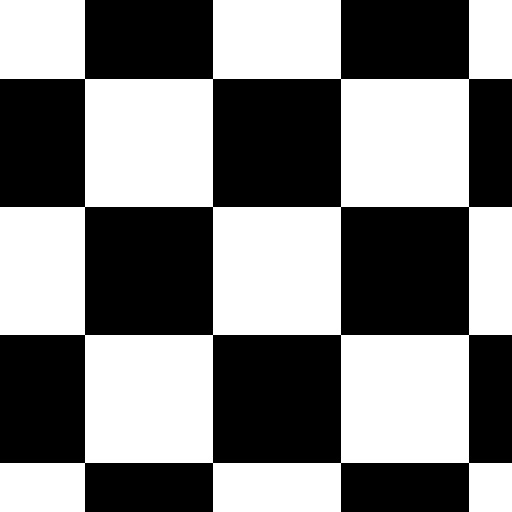
//> input picture test.jpg, 512 x 512 px
$ ./main test.jpg   (built with g++ and OpenCV 4)
//> lines starting //> are read from the running program, lines starting //| are printed output that depends on the picture; after the words box and inside, x2 and y2 are one past the last pixel; in counts of white or black regions, pixels touching at a corner belong together
/*
This code implements simple opencv pipeline that demonstrates
how to read, process and display image using OpenCV library
*/
#include "opencv2/highgui.hpp"
#include "opencv2/imgproc.hpp"

using namespace cv;

/// Global Variables
const int alpha_slider_max = 150;
const int p2_slider_max = 150;
int alpha_slider;
int p2_slider;
double alpha;
double beta;
double p2;
double p3;

int ps_array[2];

/// Matrices to store images
Mat src;
//Mat src2;
//Mat dst;
UMat imgInp;    // to store input image
UMat imgGray;   // to store intermediate grayscale image
UMat imgOut;    // to store final processing result
UMat imgOut2;

/**
* @function on_trackbar
* @brief Callback for trackbar
*/
void on_trackbar(int, void*)
{
	alpha = (double)alpha_slider / alpha_slider_max;
	beta = (1.0 - alpha);

	//addWeighted(src1, alpha, src2, beta, 0.0, dst);
	addWeighted(imgGray, alpha, imgInp, beta, 0.0, imgOut2);

	imshow("Linear Blend", imgOut2);
}

void on_trackbar_Canny(int, void*)
{
	alpha = (double)alpha_slider ;
	beta = (double)p2_slider;

	// run canny processing on grayscale image
	Canny(imgGray, imgOut2, alpha, beta);

	// show the result on the screen using opencv function
	// this call creates window named "Canny" and draw imgOut inside the window
	imshow("Linear Bleand", imgOut2);

}

int main(int argc, const char** argv)
{

        // get next frame from input stream
        //cap >> imgInp;
	    src = imread(argv[1], CV_LOAD_IMAGE_ANYDEPTH);
//> src is the input picture: 512 rows x 512 cols, CV_8UC1; min 0, max 255, mean 127.5
		src.convertTo(imgInp, CV_8UC1, 0.00390625);
//> imgInp: 512 rows x 512 cols, CV_8UC1; values 0 (black) and 1 (white), 50% white; 1 white region, box (x1, y1, x2, y2) and area: (0, 0, 512, 512) 131072
		//src.copyTo(imgInp);

		std::istringstream iss(argv[1]);
		std::vector<std::string> tokens;
		std::string token;
		while (std::getline(iss, token, '.')) {
//> token = "test"
			if (!token.empty())
				tokens.push_back(token);
//> tokens = 1 item
		}
//> after the loop, token = "jpg"; tokens = 2 items


        // check read result
        // in case of reading from file the loop will be break after last frame is read and processed
        // in case of camera this condition is always false until something wrong with camera

        // show the input image on the screen using opencv function
        // this call creates window named "Input" and draws imgInp inside the window
        imshow("Input", imgInp);

        // convert input image into intermediate grayscale image
		if (imgInp.channels() > 1)
		{
			  printf("Preceding with blanks: %10d \n", imgInp.channels());
              cvtColor(imgInp, imgGray, COLOR_BGR2GRAY);
			  Mat spl;
			  split(imgInp, spl);
			  //imshow("spl1", spl[0]);//b
			  //imshow("spl2", spl[1]);//g
			 // imshow("spl3", spl[2]);//r

		}
		else
		{
			printf("Preceding with blanks: %10d \n", imgInp.channels());
//| Preceding with blanks:          1
		 imgGray = imgInp;
		}


		/// Initialize values
		alpha_slider = 0;
		p2_slider = 0;
		// run canny processing on grayscale image
        //Canny(imgGray, imgOut, 50, 150);

        // show the result on the screen using opencv function
        // this call creates window named "Canny" and draw imgOut inside the window
        //imshow("Canny", imgOut);
		/// Create Windows
		namedWindow("Linear Blend",WINDOW_NORMAL);

		/// Create Trackbars
		char TrackbarName[50];
		char TrackbarName2[50];
		sprintf(TrackbarName, "Thresh#1 /n x %d", alpha_slider_max);
		sprintf(TrackbarName2, "Thresh#2 /n 2 x %d", alpha_slider_max);
		//createTrackbar(TrackbarName, "Linear Blend", &alpha_slider, alpha_slider_max, on_trackbar);
		createTrackbar(TrackbarName, "Linear Blend", &alpha_slider, alpha_slider_max, on_trackbar_Canny);
		createTrackbar(TrackbarName2, "Linear Blend", &p2_slider, p2_slider_max, on_trackbar_Canny);

		ps_array[0] = alpha_slider;
		ps_array[1] = p2_slider;
		for (;;)
		{
			/// Show some stuff
			on_trackbar_Canny(0, 0);
//> in on_trackbar_Canny, `Canny(imgGray, imgOut2, alpha, beta);`:
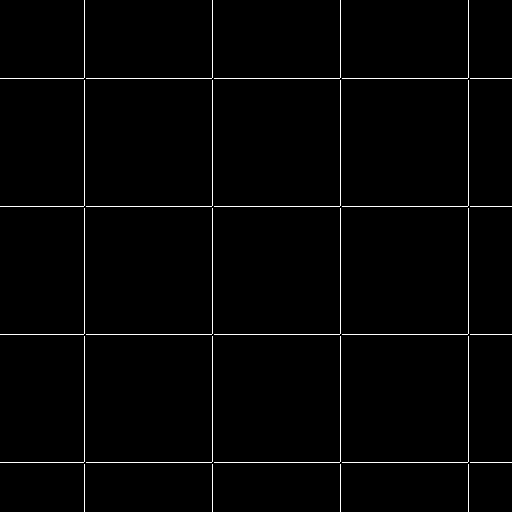
//> imgOut2: 512 rows x 512 cols, CV_8UC1; 1.5% white in thin lines or dots
			//on_trackbar(alpha_slider, 0);

			// the waitKey function is called for 2 reasons
			// 1. detect when ESC key is pressed
			// 2. to allow "Input" and "Canny" windows to plumb messages. It allows user to manipulate with "Input" and "Canny" windows
			// 10ms param is passed to spend only 10ms inside the waitKey function and then go to further processing
			int key = waitKey(100);
//> the Esc key is pressed
			//exit if ESC is pressed
		if (key == 27)
			break;
		}


    return EXIT_SUCCESS;
}
